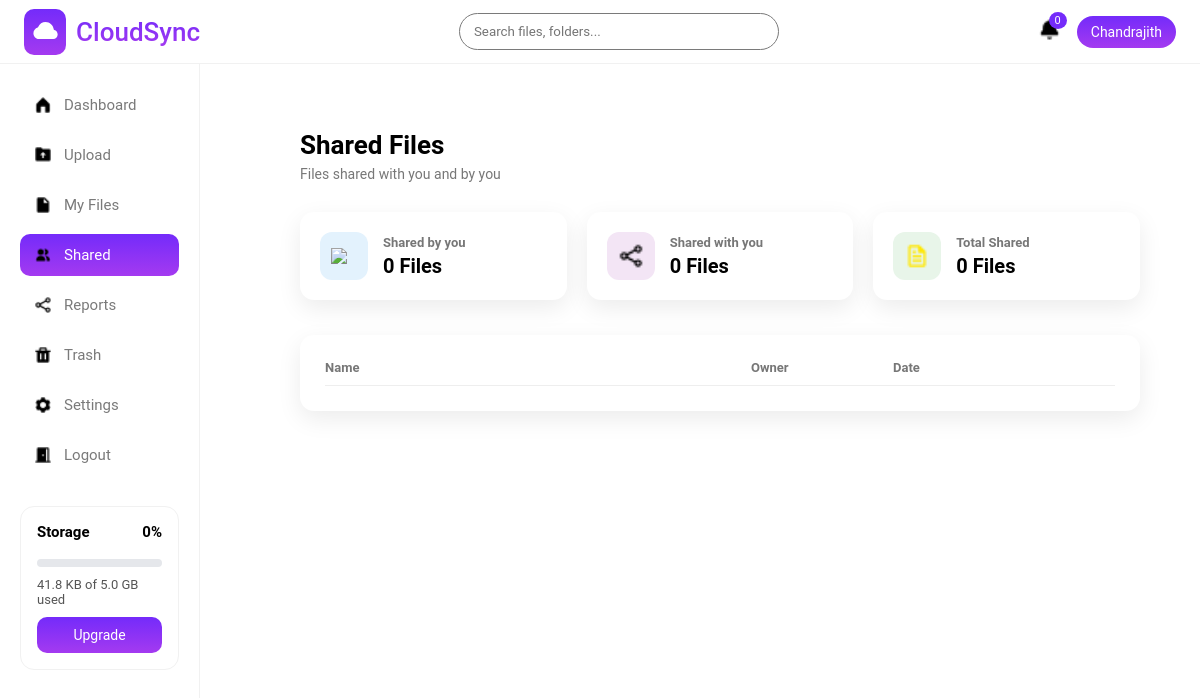
The app's page /user/shared/ (signed in), older data.
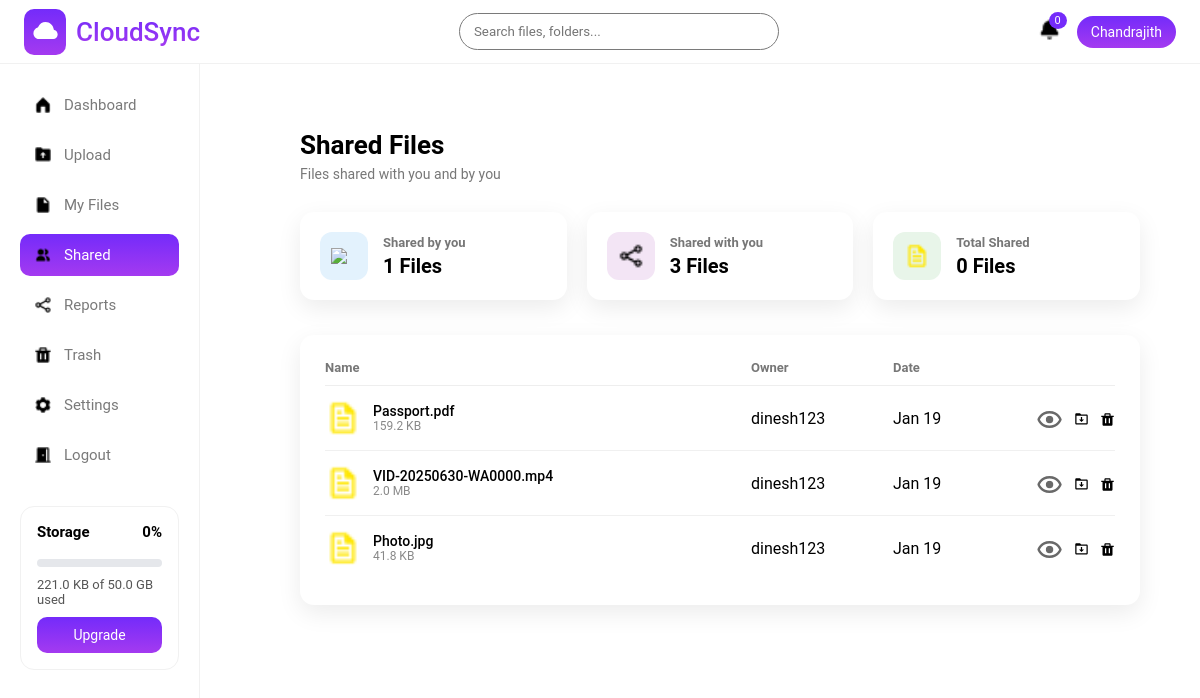
The same page, newer data.
### storageapp/models.py (models this page shows, shortened)
class SharedFile(models.Model):
    file = models.ForeignKey(
        "CloudFile",
        on_delete=models.CASCADE,
        related_name="shared_entries"
    )
    owner = models.ForeignKey(
        User,
        on_delete=models.CASCADE,
        related_name="shared_by_me"
    )
    shared_with = models.ForeignKey(
        User,
        on_delete=models.CASCADE,
        related_name="shared_with_me"
    )
    shared_at = models.DateTimeField(auto_now_add=True)
    class Meta:
        unique_together = ("file", "shared_with")

class CloudFile(models.Model):
    FILE_TYPES = (
        ("image", "Image"),
        ("video", "Video"),
        ("document", "Document"),
        ("other", "Other"),
    )
    user = models.ForeignKey(settings.AUTH_USER_MODEL, on_delete=models.CASCADE)
    file_name = models.CharField(max_length=255)
    file_size = models.BigIntegerField()
    file_type = models.CharField(max_length=20, choices=FILE_TYPES)
    file_url = models.URLField(null=True, blank=True)
    uploaded_file = models.FileField(upload_to='cloud/',null=True)
    public_id = models.CharField(max_length=255,null=True)
    uploaded_at = models.DateTimeField(auto_now_add=True)
    is_deleted = models.BooleanField(default=False)
    deleted_at = models.DateTimeField(null=True, blank=True)

### accounts/models.py (models this page shows)
class User(AbstractUser):
    profile_picture = models.ImageField(null=True, blank=True, upload_to = profile_image_upload_path)
    phone = models.CharField(max_length=10, unique=True, null=True, blank=True)

### storageapp/views.py (the view)
# urls.py: path('shared/', shared_files, name='shared_files'),
@login_required
def shared_files(request):
    if request.user.is_superuser:
        base_template = "adminpanel/admin_base.html"
    else:
        base_template = "storageapp/base.html"
    shared_with_me = SharedFile.objects.filter(
        shared_with=request.user,
        file__is_deleted=False
    ).select_related("file", "owner")
    shared_by_me = SharedFile.objects.filter(
        owner=request.user,
        file__is_deleted=False
    ).select_related("file", "shared_with")
    return render(request, "storageapp/shared.html", {
        "shared_with_me": shared_with_me,
        "shared_by_me": shared_by_me,
        "base_template": base_template,
    })

### storageapp/context_processors.py (called while the page is built)
def storage_info(request):
    if not request.user.is_authenticated:
        return {}
    sub = UserSubscription.objects.select_related("plan").filter(user=request.user).first()
    used = (
        CloudFile.objects
        .filter(user=request.user, is_deleted=False)
        .aggregate(total=Sum("file_size"))["total"] or 0
    )
    limit = sub.plan.storage_limit
    storage_percent = min(
        int((used / limit) * 100) if limit else 0,
        100
    )
    return {
        "storage_used": used,
        "storage_limit": limit,
        "storage_percent": int((used / limit) * 100) if limit else 0,
        "current_plan": sub.plan,
        "storage_percent":storage_percent,
    }

### storageapp/templates/storageapp/shared.html (shortened to what this page needs)
{% extends base_template %}
{% load static %}
{% load humanize %}
{% block style %}
    <link rel="stylesheet" href="{% static 'css/shared.css' %}">
{% endblock %}
{% block content %}
<div class="shared-wrapper">
    <div class="shared-header">
        <h2>Shared Files</h2>
        <p>Files shared with you and by you</p>
    </div>
    <div class="shared-stats">
        <div class="stat-card">
            <div class="stat-icon blue">
                <img src="{% static 'images/users.png' %}">
            </div>
            <div class="stat-info">
                <h4>Shared by you</h4>
                <strong>{{ shared_by_me|length }} Files</strong>
            </div>
        </div>
        <div class="stat-card">
            <div class="stat-icon purple">
                <img src="{% static 'images/shareicon.png' %}">
            </div>
            <div class="stat-info">
                <h4>Shared with you</h4>
                <strong>{{ shared_with_me|length }} Files</strong>
            </div>
        </div>
        <div class="stat-card">
            <div class="stat-icon green">
                <img src="{% static 'images/file.png' %}">
            </div>
            <div class="stat-info">
                <h4>Total Shared</h4>
                <strong>{{ shared_by_me|length|add:shared_with_me|length }} Files</strong>
            </div>
        </div>
    </div>
    <div class="shared-table">
        <div class="shared-head">
            <span>Name</span>
            <span>Owner</span>
            <span>Date</span>
            <span></span>
        </div>
        {% for s in shared_with_me %}
        <div class="shared-row">
            <div class="shared-file">
                <img src="{% static 'images/file.png' %}">
                <div>
                    <div class="shared-file-name">{{ s.file.file_name }}</div>
                    <div class="shared-file-meta">
                        {{ s.file.file_size|filesizeformat }}
                    </div>
                </div>
            </div>
            <span>{{ s.owner.username }}</span>
            <span>{{ s.shared_at|date:"M d" }}</span>
            <div class="recent-actions">
                <a href="{{ s.file.file_url }}" target="_blank" title="View" class="icon-btn">
                    <img src="{% static 'images/hidepassword_icon.png' %}">
                </a>
                <a href="{% url 'storageapp:download_file' s.file.id %}" class="icon-btn">
                    <img src="{% static 'images/download.png' %}">
                </a>
                <button onclick="removeShared('{{ s.id }}')" title="Remove" class="icon-btn">
                    <img src="{% static 'images/trash.png' %}">
                </button>
            </div>
        </div>
        {% endfor %}
    </div>
</div>
{% endblock %}

### storageapp/templates/adminpanel/admin_base.html (shortened to what this page needs)
{% load static %}
<!DOCTYPE html>
<html lang="en">
<head>
    <link rel="stylesheet" href="{% static 'css/common.css' %}">
    <link rel="stylesheet" href="{% static 'css/base.css' %}">
    {% block style %}
    {% endblock %}
</head>
<body>
<div class="header">
    <div class="logoarea">
        <div class="logoimage">
            <img src="{% static 'images/cloud.png' %}" alt="logoimage">
        </div>
        <div class="logotext">CloudSync</div>
    </div>
    {% if request.resolver_match.url_name == 'dashboard' or request.resolver_match.url_name == 'shared_files' or request.resolver_match.url_name == 'myfiles' %}
    <form onsubmit="return false;" class="global-search">
        <div class="search-box">
        <input
            type="text"
            placeholder="Search files, folders..."
        >
        </div>
    </form>
    {% endif %}
    <div class="header-right">
        <div class="notification"><img src="{% static 'images/bell.png' %}" alt="" srcset=""><span>0</span></div>
        <div class="user-pill">{{ request.user.first_name|default:request.user.username }}</div>
    </div>
</div>
<div class="sidebar">
    <a href="{% url 'storageapp:admin_dashboard' %}" class="nav-item {% if request.resolver_match.url_name == 'admin_dashboard' %}active{% endif %}"><img src="{% static 'images/dashboard.png' %}" alt=""> Dashboard</a>
    <a href="{% url 'storageapp:upload_page' %}" class="nav-item {% if request.resolver_match.url_name == 'upload_page' %}active{% endif %}"><img src="{% static 'images/upload.png' %}" alt=""> Upload</a>
    <a href="{% url 'storageapp:myfiles' %}" class="nav-item {% if request.resolver_match.url_name == 'myfiles' %}active{% endif %}"><img src="{% static 'images/myfile.png' %}" alt=""> My Files</a>
    <a href="{% url 'storageapp:shared_files' %}" class="nav-item {% if request.resolver_match.url_name == 'shared_files' %}active{% endif %}"><img src="{% static 'images/share.png' %}" alt=""> Shared</a>
    <a href="" class="nav-item {% if request.resolver_match.url_name == 'reports' %}active{% endif %}"><img src="{% static 'images/shareicon.png' %}" alt=""> Reports</a>
    <a href="{% url 'storageapp:trash' %}" class="nav-item {% if request.resolver_match.url_name == 'trash' %}active{% endif %}"><img src="{% static 'images/trash.png' %}" alt=""> Trash</a>
    <a href="{% url 'storageapp:settings' %}" class="nav-item {% if request.resolver_match.url_name == 'settings' %}active{% endif %}"><img src="{% static 'images/settings.png' %}" alt=""> Settings</a>
    <a href="{% url 'accounts:user_logout' %}" class="nav-item"><img src="{% static 'images/logout.png' %}" alt=""> Logout</a>
    <div class="storage-box">
        <div style="display:flex;justify-content:space-between">
            <strong>Storage</strong>
            <strong>{{ storage_percent }}%</strong>
        </div>
        <div class="progressbar">
        </div>
        <p>
            {{ storage_used|filesizeformat }}
            of
            {{ storage_limit|filesizeformat }}
            used
        </p>
        {% if current_plan.name != "Business" %}
            <a href="{% url 'subscriptions:upgrade_page' %}" class="upgrade-btn">
                Upgrade
            </a>
        {% endif %}
    </div>
</div>
<div class="main">
    {% block content %}
    {% endblock %}
</div>
</body>
</html>

Row changes from the older to the newer data that the page shows:
added SharedFile: file.file_name "Passport.pdf", file.file_size|filesizeformat "159.2 KB", owner.username "dinesh123", shared_at "Jan 19"
added SharedFile: file.file_name "VID-20250630-WA0000.mp4", file.file_size|filesizeformat "2.0 MB", owner.username "dinesh123", shared_at "Jan 19"
added SharedFile: file.file_name "Photo.jpg", file.file_size|filesizeformat "41.8 KB", owner.username "dinesh123", shared_at "Jan 19"
Text that changed along with them:
{{ storage_used|filesizeformat }}: "41.8 KB" → "221.0 KB"
{{ storage_limit|filesizeformat }}: "5.0 GB" → "50.0 GB"
{{ shared_by_me|length }}: "0" → "1"
{{ shared_with_me|length }}: "0" → "3"
